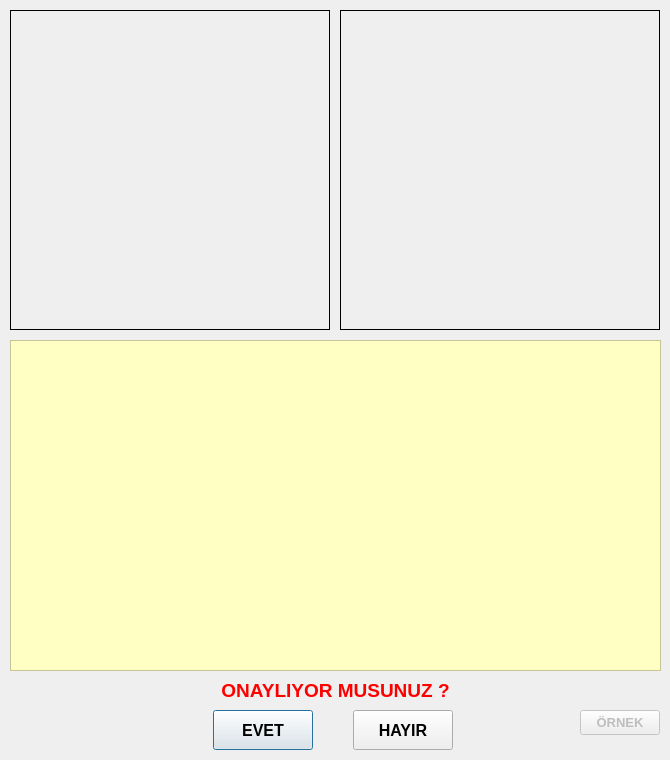
<?xml version="1.0" encoding="UTF-8"?>
<ui version="4.0">
 <class>analyzeDialog</class>
 <widget class="QDialog" name="analyzeDialog">
  <property name="windowModality">
   <enum>Qt::WindowModal</enum>
  </property>
  <property name="geometry">
   <rect>
    <x>0</x>
    <y>0</y>
    <width>670</width>
    <height>760</height>
   </rect>
  </property>
  <property name="windowTitle">
   <string>Analiz Sonucu</string>
  </property>
  <property name="windowIcon">
   <iconset resource="icons.qrc">
    <normaloff>:/resources/Weather-icon.png</normaloff>:/resources/Weather-icon.png</iconset>
  </property>
  <widget class="QLabel" name="labelMono">
   <property name="geometry">
    <rect>
     <x>10</x>
     <y>10</y>
     <width>320</width>
     <height>320</height>
    </rect>
   </property>
   <property name="frameShape">
    <enum>QFrame::Box</enum>
   </property>
   <property name="text">
    <string/>
   </property>
   <property name="scaledContents">
    <bool>true</bool>
   </property>
  </widget>
  <widget class="QLabel" name="labelAnalyze">
   <property name="geometry">
    <rect>
     <x>340</x>
     <y>10</y>
     <width>320</width>
     <height>320</height>
    </rect>
   </property>
   <property name="frameShape">
    <enum>QFrame::Box</enum>
   </property>
   <property name="text">
    <string/>
   </property>
   <property name="scaledContents">
    <bool>true</bool>
   </property>
  </widget>
  <widget class="QPlainTextEdit" name="plainTextEdit">
   <property name="geometry">
    <rect>
     <x>10</x>
     <y>340</y>
     <width>651</width>
     <height>331</height>
    </rect>
   </property>
   <property name="font">
    <font>
     <family>Arial</family>
     <pointsize>10</pointsize>
    </font>
   </property>
   <property name="styleSheet">
    <string notr="true">background-color: rgb(255, 255, 195);</string>
   </property>
   <property name="readOnly">
    <bool>true</bool>
   </property>
  </widget>
  <widget class="QLabel" name="label">
   <property name="geometry">
    <rect>
     <x>10</x>
     <y>680</y>
     <width>651</width>
     <height>20</height>
    </rect>
   </property>
   <property name="font">
    <font>
     <family>Arial</family>
     <pointsize>14</pointsize>
     <weight>75</weight>
     <bold>true</bold>
    </font>
   </property>
   <property name="styleSheet">
    <string notr="true">color: rgb(255, 0, 0);</string>
   </property>
   <property name="text">
    <string>ONAYLIYOR MUSUNUZ ?</string>
   </property>
   <property name="alignment">
    <set>Qt::AlignCenter</set>
   </property>
  </widget>
  <widget class="QPushButton" name="acceptButton">
   <property name="geometry">
    <rect>
     <x>213</x>
     <y>710</y>
     <width>100</width>
     <height>40</height>
    </rect>
   </property>
   <property name="font">
    <font>
     <family>Arial</family>
     <pointsize>12</pointsize>
     <weight>75</weight>
     <bold>true</bold>
    </font>
   </property>
   <property name="text">
    <string>EVET</string>
   </property>
  </widget>
  <widget class="QPushButton" name="cancelButton">
   <property name="geometry">
    <rect>
     <x>353</x>
     <y>710</y>
     <width>100</width>
     <height>40</height>
    </rect>
   </property>
   <property name="font">
    <font>
     <family>Arial</family>
     <pointsize>12</pointsize>
     <weight>75</weight>
     <bold>true</bold>
    </font>
   </property>
   <property name="text">
    <string>HAYIR</string>
   </property>
  </widget>
  <widget class="QPushButton" name="cancelButton_2">
   <property name="enabled">
    <bool>false</bool>
   </property>
   <property name="geometry">
    <rect>
     <x>580</x>
     <y>710</y>
     <width>80</width>
     <height>25</height>
    </rect>
   </property>
   <property name="font">
    <font>
     <family>Arial</family>
     <pointsize>10</pointsize>
     <weight>75</weight>
     <bold>true</bold>
    </font>
   </property>
   <property name="styleSheet">
    <string notr="true"/>
   </property>
   <property name="text">
    <string>ÖRNEK</string>
   </property>
  </widget>
 </widget>
 <resources>
  <include location="icons.qrc"/>
 </resources>
 <connections>
  <connection>
   <sender>acceptButton</sender>
   <signal>clicked()</signal>
   <receiver>analyzeDialog</receiver>
   <slot>acceptButton()</slot>
   <hints>
    <hint type="sourcelabel">
     <x>258</x>
     <y>472</y>
    </hint>
    <hint type="destinationlabel">
     <x>191</x>
     <y>464</y>
    </hint>
   </hints>
  </connection>
  <connection>
   <sender>cancelButton</sender>
   <signal>clicked()</signal>
   <receiver>analyzeDialog</receiver>
   <slot>cancelButton()</slot>
   <hints>
    <hint type="sourcelabel">
     <x>436</x>
     <y>471</y>
    </hint>
    <hint type="destinationlabel">
     <x>467</x>
     <y>466</y>
    </hint>
   </hints>
  </connection>
  <connection>
   <sender>cancelButton_2</sender>
   <signal>clicked()</signal>
   <receiver>analyzeDialog</receiver>
   <slot>sampleButton()</slot>
   <hints>
    <hint type="sourcelabel">
     <x>596</x>
     <y>468</y>
    </hint>
    <hint type="destinationlabel">
     <x>572</x>
     <y>469</y>
    </hint>
   </hints>
  </connection>
 </connections>
 <slots>
  <slot>acceptButton()</slot>
  <slot>cancelButton()</slot>
  <slot>sampleButton()</slot>
 </slots>
</ui>
